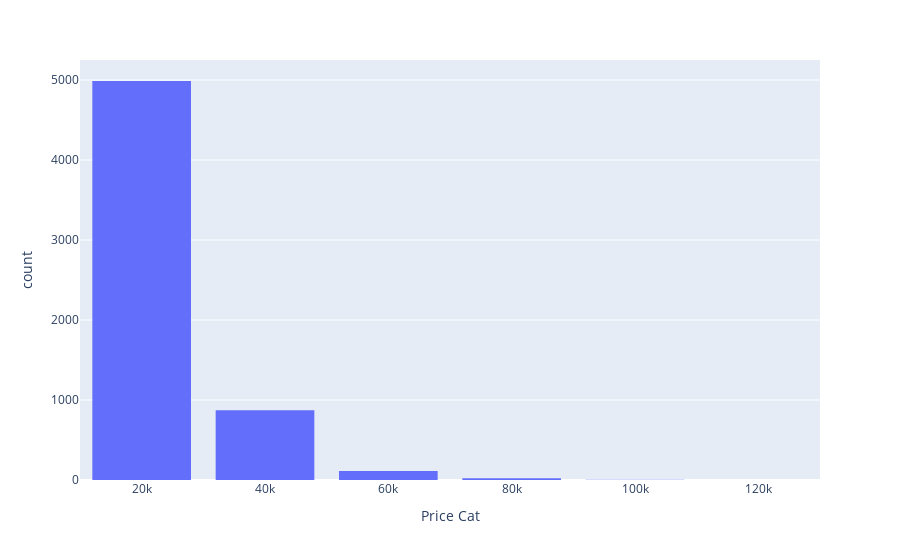

Here is the notebook cell this chart was saved with:
### Code cell
diamonds.plot(kind = 'hist', 
        x = 'Price Cat')

### Figure 1 — Plotly figure (JSON) as saved in the notebook; plotly's stock layout.template omitted (floating-point values rounded to 4 significant figures; data arrays with more than 128 entries replaced by an {"elided": "..."} marker saying what was removed)
{"data": [{"alignmentgroup": "True", "bingroup": "x", "hovertemplate": "Price Cat=%{x}<br>count=%{y}<extra></extra>", "legendgroup": "", "marker": {"color": "#636efa", "pattern": {"shape": ""}}, "name": "", "offsetgroup": "", "orientation": "v", "showlegend": false, "type": "histogram", "x": {"elided": "6000 str values"}, "xaxis": "x", "yaxis": "y"}], "layout": {"autosize": true, "barmode": "relative", "legend": {"tracegroupgap": 0}, "margin": {"t": 60}, "xaxis": {"anchor": "y", "autorange": true, "domain": [0, 1], "range": [-0.5, 5.5], "title": {"text": "Price Cat"}, "type": "category"}, "yaxis": {"anchor": "x", "autorange": true, "domain": [0, 1], "range": [0, 5251.0], "title": {"text": "count"}}}}
